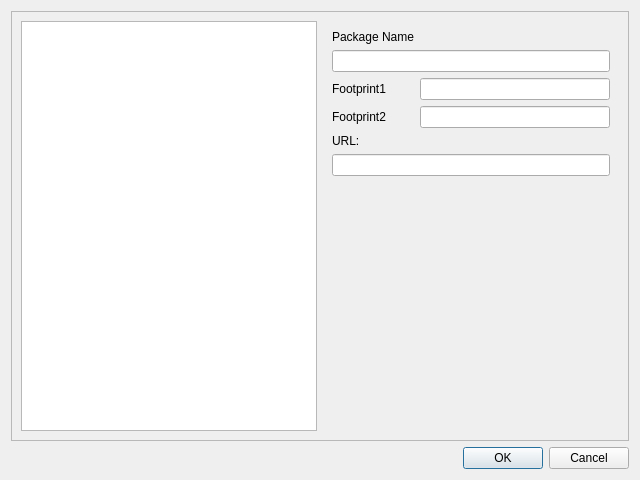
<?xml version="1.0" encoding="UTF-8"?>
<ui version="4.0">
 <class>Dialog</class>
 <widget class="QDialog" name="Dialog">
  <property name="geometry">
   <rect>
    <x>0</x>
    <y>0</y>
    <width>640</width>
    <height>480</height>
   </rect>
  </property>
  <property name="windowTitle">
   <string>Dialog</string>
  </property>
  <layout class="QVBoxLayout" name="verticalLayout">
   <item>
    <widget class="QFrame" name="mainframe">
     <property name="frameShape">
      <enum>QFrame::StyledPanel</enum>
     </property>
     <property name="frameShadow">
      <enum>QFrame::Raised</enum>
     </property>
     <layout class="QHBoxLayout" name="horizontalLayout">
      <item>
       <widget class="QListWidget" name="packageList"/>
      </item>
      <item>
       <widget class="QWidget" name="widget" native="true">
        <property name="sizePolicy">
         <sizepolicy hsizetype="Expanding" vsizetype="Expanding">
          <horstretch>0</horstretch>
          <verstretch>0</verstretch>
         </sizepolicy>
        </property>
        <layout class="QFormLayout" name="formLayout">
         <item row="0" column="0">
          <widget class="QLabel" name="label_name">
           <property name="text">
            <string>Package Name</string>
           </property>
          </widget>
         </item>
         <item row="5" column="0">
          <widget class="QLabel" name="label_url">
           <property name="text">
            <string>URL:</string>
           </property>
          </widget>
         </item>
         <item row="3" column="0">
          <widget class="QLabel" name="label_foot1">
           <property name="text">
            <string>Footprint1</string>
           </property>
          </widget>
         </item>
         <item row="4" column="0">
          <widget class="QLabel" name="label_foot2">
           <property name="text">
            <string>Footprint2</string>
           </property>
          </widget>
         </item>
         <item row="3" column="1">
          <widget class="QLineEdit" name="foot1"/>
         </item>
         <item row="4" column="1">
          <widget class="QLineEdit" name="foot2"/>
         </item>
         <item row="6" column="0" colspan="2">
          <widget class="QLineEdit" name="url"/>
         </item>
         <item row="1" column="0" colspan="2">
          <widget class="QLineEdit" name="name"/>
         </item>
        </layout>
       </widget>
      </item>
     </layout>
    </widget>
   </item>
   <item>
    <widget class="QDialogButtonBox" name="buttonBox">
     <property name="orientation">
      <enum>Qt::Horizontal</enum>
     </property>
     <property name="standardButtons">
      <set>QDialogButtonBox::Cancel|QDialogButtonBox::Ok</set>
     </property>
    </widget>
   </item>
  </layout>
 </widget>
 <resources/>
 <connections>
  <connection>
   <sender>buttonBox</sender>
   <signal>accepted()</signal>
   <receiver>Dialog</receiver>
   <slot>accept()</slot>
   <hints>
    <hint type="sourcelabel">
     <x>248</x>
     <y>254</y>
    </hint>
    <hint type="destinationlabel">
     <x>157</x>
     <y>274</y>
    </hint>
   </hints>
  </connection>
  <connection>
   <sender>buttonBox</sender>
   <signal>rejected()</signal>
   <receiver>Dialog</receiver>
   <slot>reject()</slot>
   <hints>
    <hint type="sourcelabel">
     <x>316</x>
     <y>260</y>
    </hint>
    <hint type="destinationlabel">
     <x>286</x>
     <y>274</y>
    </hint>
   </hints>
  </connection>
 </connections>
</ui>
